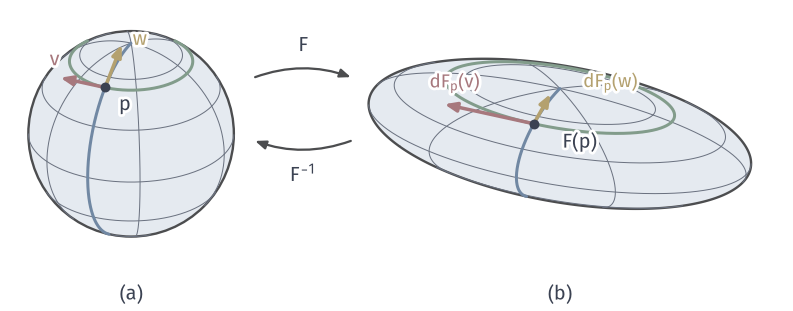

Source code (Python):
"""Diffeomorphism F(y)=(2y1,y2,y3/2) from the unit sphere to an ellipsoid; p=(0,3/5,4/5) and two tangent vectors."""
from pathlib import Path
import sys
ROOT = next(p for p in Path(__file__).resolve().parents if (p/"build.sh").is_file() and (p/"tex/book.tex").is_file())
sys.path.insert(0, str(ROOT/"figures/04-spaces-measures-and-geometry/04-manifolds/matplotlib/mfd-common"))
from mfd3d import *
A = np.array([2.0, 1.0, .5])
W, H = 112, 44
fig, ax = canvas(W, H)
view = View(115, 28)
unit = 14.5
S = Placed(view, 18.5, 25, unit); T = Placed(view, 79, 25, unit)
inv_f = view.f/A
# ellipsoid outline: y on the great circle orthogonal to A^{-1}f, mapped by A
n = inv_f/np.linalg.norm(inv_f)
e1 = np.cross(n, [.2, .3, .9]); e1 /= np.linalg.norm(e1); e2 = np.cross(n, e1)
s = np.linspace(0, 2*np.pi, 721)
circ = np.cos(s)[:, None]*e1+np.sin(s)[:, None]*e2
ax.add_patch(Polygon(T(A*circ), fc=BLUE_FILL, ec=STROKE, lw=.95, zorder=1))
sphere_disc(ax, S)
def on_both(pts, color, lw=1.2, zorder=3, hidden=False):
    split_plot(ax, S(pts), pts@view.f >= 0, color, lw=lw, hidden=hidden, zorder=zorder)
    split_plot(ax, T(A*pts), pts@inv_f >= 0, color, lw=lw, hidden=hidden, zorder=zorder)
for lat in (-60, -30, 0, 30, 60):
    on_both(parallel(np.radians(lat)), MUTED, lw=.4)
for lon in (0, 60, 120, 180, 240, 300):
    on_both(meridian(np.radians(lon)), MUTED, lw=.4)
p = np.array([0, .6, .8]); v = np.array([.2, 0, 0]); w = np.array([0, -.16, .12])
lat0 = np.arcsin(.8)
on_both(parallel(lat0), GREEN, lw=1.2)
on_both(meridian(np.pi/2), BLUE, lw=1.2)
k = 2.4
P = S(p); Q = T(A*p)
arrow(ax, P, S(p+k*v), color=RED, lw=1.4, scale=7, zorder=8)
arrow(ax, P, S(p+k*w), color=YELLOW, lw=1.4, scale=7, zorder=8)
arrow(ax, Q, T(A*(p+k*v)), color=RED, lw=1.4, scale=7, zorder=8)
arrow(ax, Q, T(A*(p+k*w)), color=YELLOW, lw=1.4, scale=7, zorder=8)
dot(ax, P, INK, zorder=9); dot(ax, Q, INK, zorder=9)
label(ax, P+[2.8, -2.4], '$p$', halo=True)
label(ax, Q+[6.5, -2.6], '$F(p)$', halo=True)
label(ax, S(p+k*v)+[-.8, 2.6], '$v$', color=RED, halo=True)
label(ax, S(p+k*w)+[2.6, .8], '$w$', color=YELLOW, halo=True)
label(ax, T(A*(p+k*v))+[1.5, 3.0], r'$\mathrm{d}F_p(v)$', 7.5, color=RED, halo=True)
label(ax, T(A*(p+k*w))+[8.5, 1.6], r'$\mathrm{d}F_p(w)$', 7.5, color=YELLOW, halo=True)
arrow(ax, (36, 33), (49.5, 33), color=STROKE, lw=.9, rad=-.18)
arrow(ax, (49.5, 24), (36, 24), color=STROKE, lw=.9, rad=-.18)
label(ax, (42.8, 37.5), '$F$'); label(ax, (42.8, 19.2), '$F^{-1}$')
panel_tag(ax, 18.5, 1.6, '(a)'); panel_tag(ax, 79, 1.6, '(b)')
save(fig, Path(__file__).resolve().parent, 'figure', {'formula': 'F(y)=(2y1,y2,y3/2); p=(0,.6,.8); v=(.2,0,0); w=(0,-.16,.12); vectors drawn 2.4x true length'})
